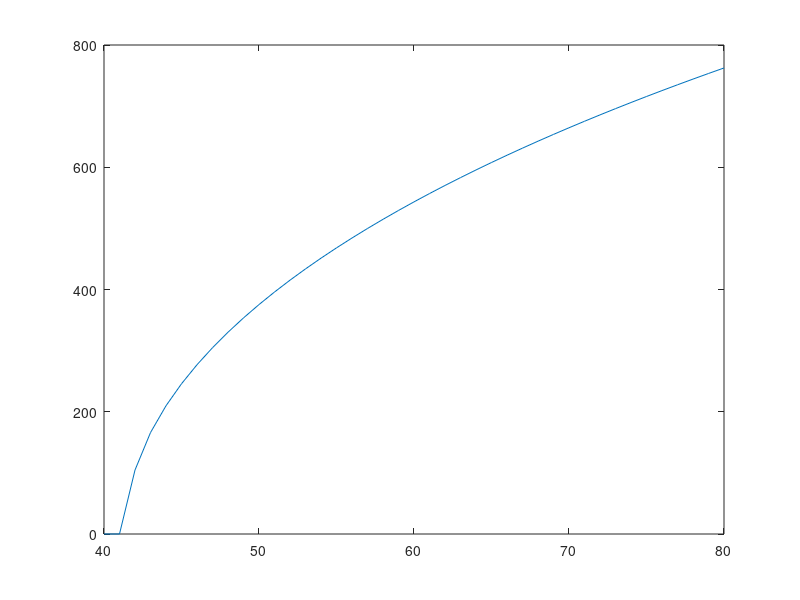

Write the MATLAB code that produced this figure.
clc
clear
% DATOS FISICOS DEL CONDUCTOR
D=25.35;
Rl=0.0756;
Rh=0.0937;
e=0.5;
a=0.5;
% DATOS MEDIAMBIENTALES
Ta=30;
V=0.61;
He=2700;
Lat=16.5;
N=270;
h=12;
Tcrange=[]
% COMVECCION
for Tc=(40:80)
    Tcrange=[Tcrange,Tc];
    Uf=(1.458*10^-6*((Tc+Ta)/2+273)^1.5/((Tc+Ta)/2+383.4));
    p=(1.293-1.525*10^-4*He+6.379*10^-9*He^2)/(1+0.00367*(Tc+Ta)/2);
    Kf=2.424*0.01+7.477*10^-5*(Tc+Ta)/2-4.407*10^-9*((Tc+Ta)/2)^2;
    Qc1=(1.01+0.0372*(p*D*V/Uf)^0.52)*Kf*(Tc-Ta);
    Qc2=(0.0119*(D*p*V/Uf)^.6)*Kf*(Tc-Ta);
    qc=max(Qc1,Qc2);
    % RADIACION
    qr=0.0178*D*e*(((273+Tc)/100)^4-((273+Ta)/100)^4);
    % RADIACION SOLAR
    w=15*(h-12);
    d=23.4583*sind((284+N)/365*360);
    Hc=asin(cosd(Lat)*cosd(d)*cosd(w)+sind(Lat)*sind(d))*180/3.14159;
    X=(sind(w)/(sind(Lat)*cosd(w)-cosd(Lat)*tand(d)));
        if X*w<0
            C=0;
        else
            C=180;
        end
    Zc=C+180/pi*atan(X);
    O=acos(cosd(Hc)*cosd(Zc-90))*180/3.14159;
    Ksol=1+1.148*10^-4*He-1.108*10^-8*He^2;
    Qs=-42.2391+63.4044*Hc-1.922*Hc^2+3.46921*0.01*Hc^3-3.61118*10^-4*Hc^4+1.94318*10^-6*Hc^5-4.07608*10^-9*Hc^6;
    Qse=Ksol*Qs;
    A=D/10^3;
    qs=a*Qse*sind(O)*A;
    % EFECTO JOULE
    R=Rl+((Rh-Rl)/(75-20))*(Tc-20);
    % AMPACIDAD
    I(Tc)=((qc+qr-qs)/R*10^3)^.5;
end
Irange=I(1,40:80);
plot(Tcrange,Irange)

